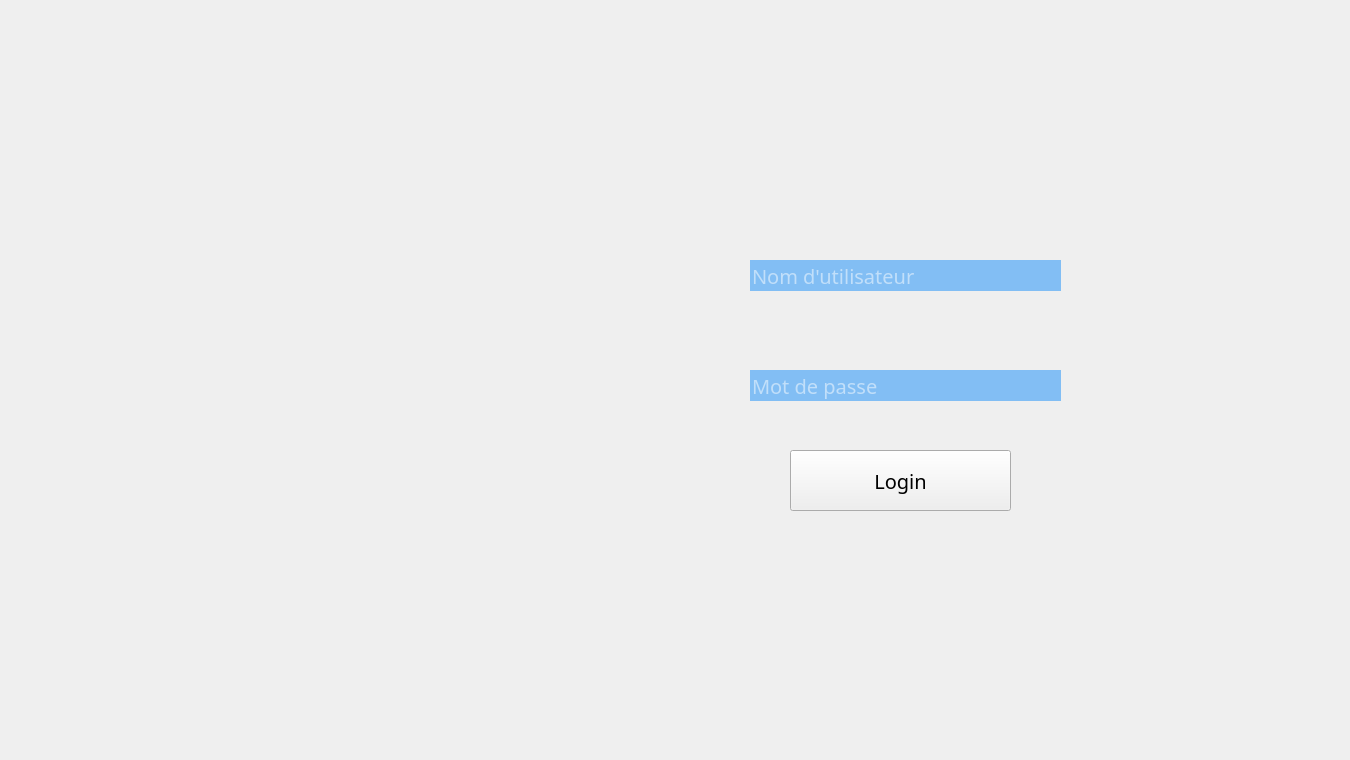
    <widget class="QWidget" name="page">
     <widget class="QLabel" name="label">
      <property name="geometry">
       <rect>
        <x>-20</x>
        <y>0</y>
        <width>1341</width>
        <height>751</height>
       </rect>
      </property>
      <property name="styleSheet">
       <string notr="true">image: url(:/new/prefix1/img/log-in.png);</string>
      </property>
      <property name="text">
       <string/>
      </property>
     </widget>
     <widget class="QLineEdit" name="user">
      <property name="geometry">
       <rect>
        <x>750</x>
        <y>260</y>
        <width>311</width>
        <height>31</height>
       </rect>
      </property>
      <property name="font">
       <font>
        <family>Poppins Medium</family>
        <pointsize>15</pointsize>
       </font>
      </property>
      <property name="styleSheet">
       <string notr="true">background-color: rgb(130, 190, 244);
color: rgb(255, 255, 255);
border : none ;</string>
      </property>
      <property name="placeholderText">
       <string>Nom d'utilisateur</string>
      </property>
     </widget>
     <widget class="QLineEdit" name="pwd">
      <property name="geometry">
       <rect>
        <x>750</x>
        <y>370</y>
        <width>311</width>
        <height>31</height>
       </rect>
      </property>
      <property name="font">
       <font>
        <family>Poppins Medium</family>
        <pointsize>15</pointsize>
       </font>
      </property>
      <property name="styleSheet">
       <string notr="true">background-color: rgb(130, 190, 244);
color: rgb(255, 255, 255);
border : none ;</string>
      </property>
      <property name="echoMode">
       <enum>QLineEdit::Password</enum>
      </property>
      <property name="placeholderText">
       <string>Mot de passe</string>
      </property>
     </widget>
     <widget class="QPushButton" name="login">
      <property name="geometry">
       <rect>
        <x>790</x>
        <y>450</y>
        <width>221</width>
        <height>61</height>
       </rect>
      </property>
      <property name="font">
       <font>
        <family>Poppins Medium</family>
        <pointsize>15</pointsize>
       </font>
      </property>
      <property name="styleSheet">
       <string notr="true">QPushButton#pushButton{
background-color: rgb(255, 255, 255);
	color: rgb(130, 190, 244);
border-top-left-radius : 20px ; 
border-bottom-left-radius : 20px ; 
border-top-right-radius : 20px ; 
border-bottom-right-radius : 20px ; 
}
QPushButton#pushButton:hover{
background-color: rgb(58, 120, 242);
color: rgb(255,255, 255);
}
QPushButton#pushButton:pressed
{
padding-left:10px ;
padding-top:10px ;
}
</string>
      </property>
      <property name="text">
       <string>Login</string>
      </property>
     </widget>
    </widget>
